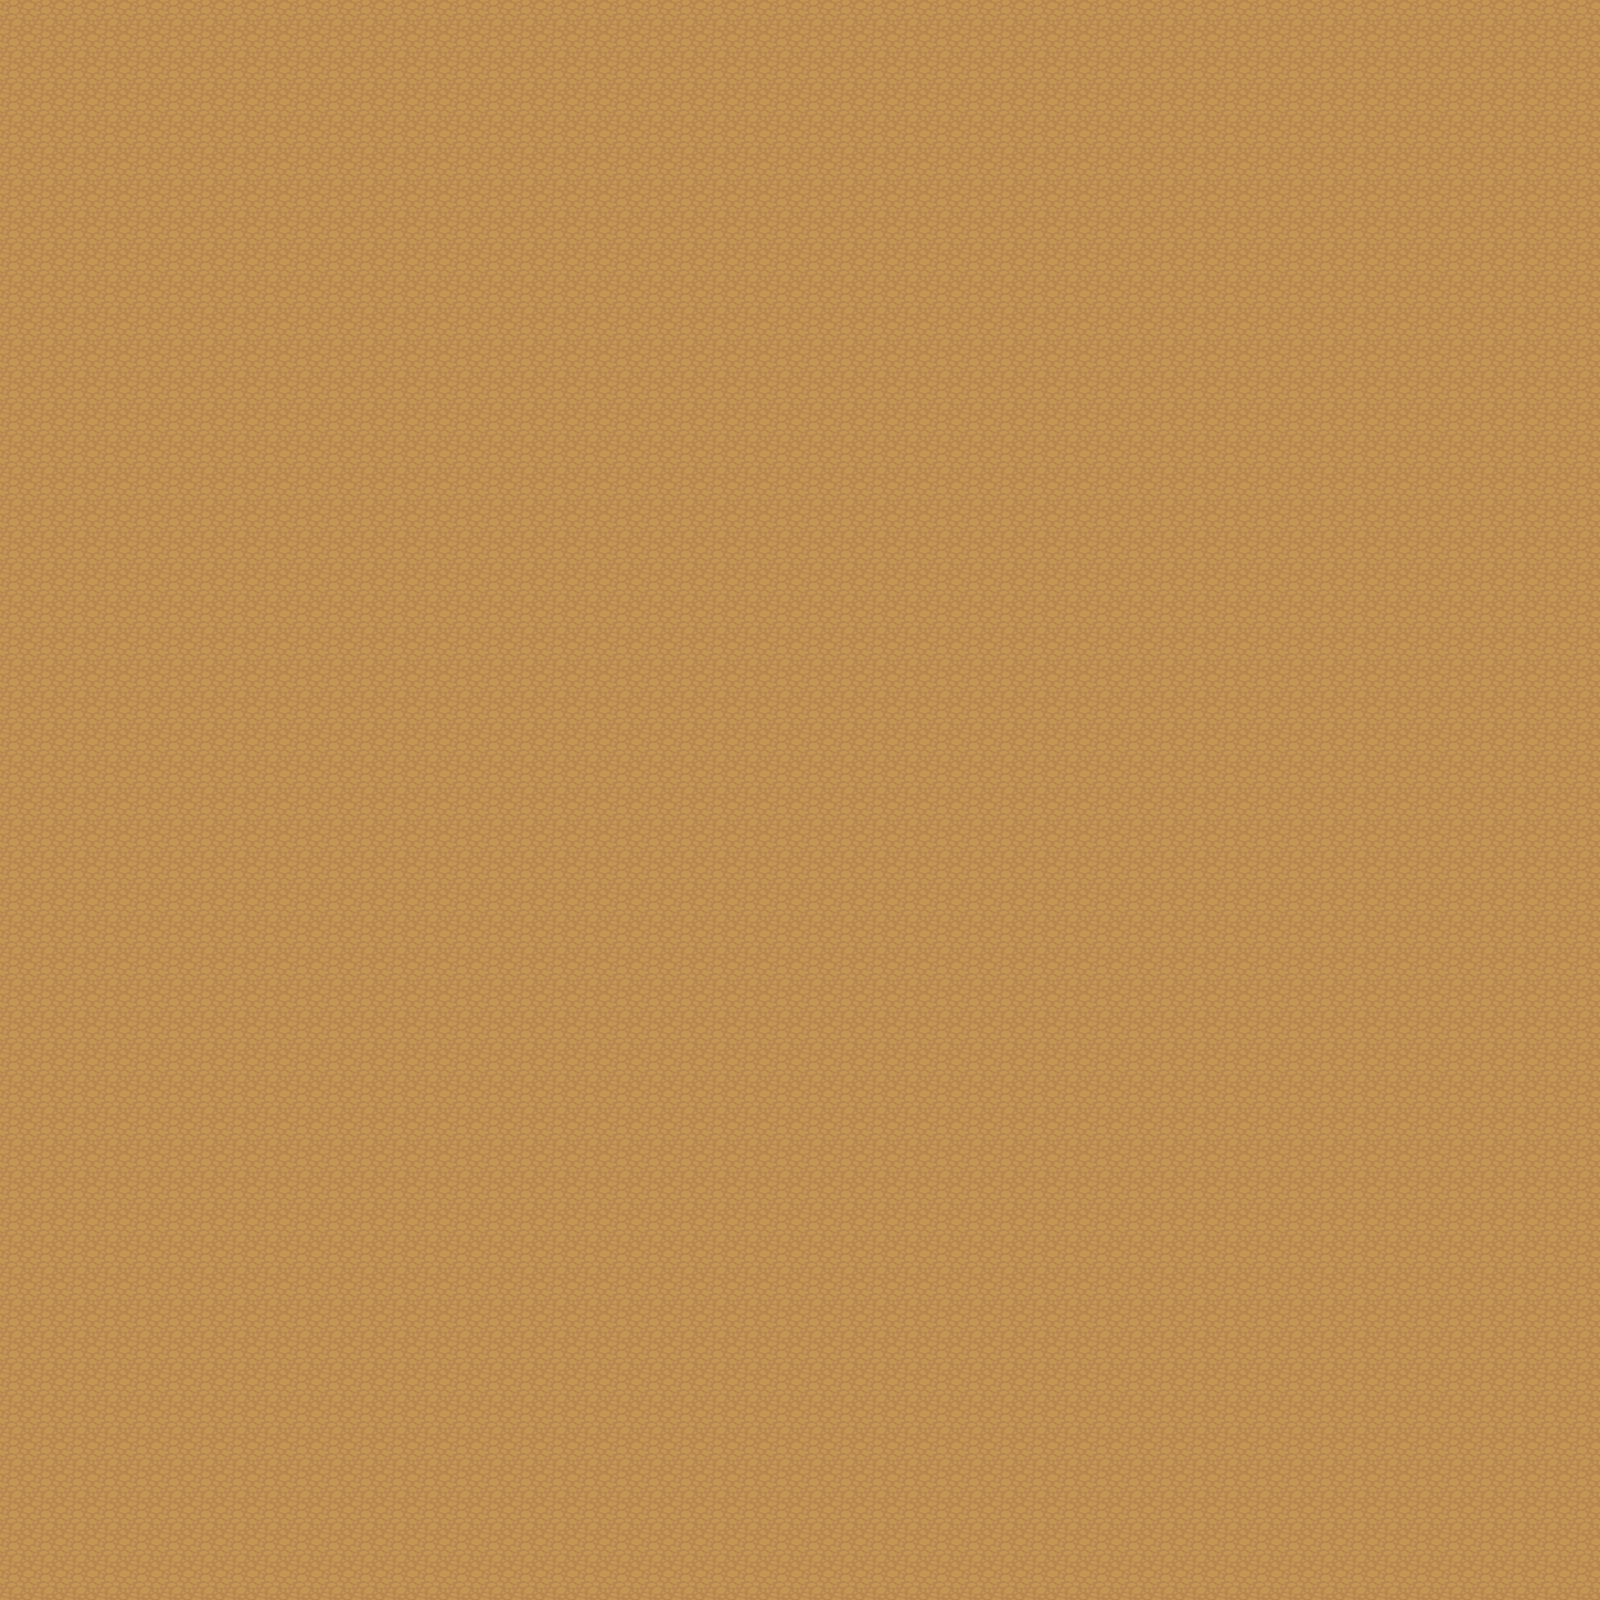

Tiled map render using the project's own tile images. Description and the map definition, with tile-layer contents summarised, below:
An orthogonal 50x50 tile map with 32x32 px tiles, 1 tile layer (Tile Layer 1).

<map version="1.0" orientation="orthogonal" renderorder="right-down" width="50" height="50" tilewidth="32" tileheight="32" nextobjectid="1">
 <tileset firstgid="1" source="Terrain.tsx" />
 <layer name="Tile Layer 1" width="50" height="50">
  <data>[2500 cells, 2500 non-empty, 1 distinct tile ids]</data>
 </layer>
</map>
